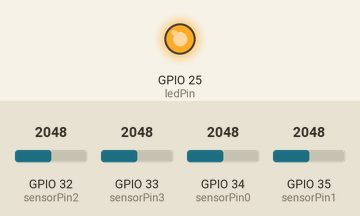
A sketch run on a simulated ESP32. On the bench: output pins drawn as LEDs (lit = HIGH). The inputs (shaded band) are chosen by the test bench; at power-on: GPIO 32 (sensorPin2) = 2048, GPIO 33 (sensorPin3) = 2048, GPIO 34 (sensorPin0) = 2048, GPIO 35 (sensorPin1) = 2048. WiFi joins after 1.5 s; servers stay silent unless stated; the Firebase database answers and starts empty; what the sketch prints to the serial monitor is not drawn.

Above: at 1.6 s.
At 2.2 s:
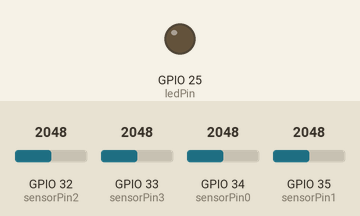
Timing chart, 0 to 3.7 s (numbered marks = the images above):
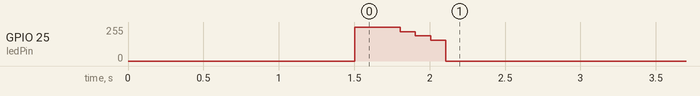

The sketch:

POD-Unit_Main_PhotoAI_v004.ino
```cpp
#include <WiFi.h>
#include <Firebase_ESP_Client.h>

// WiFi
const char* ssid = "MEO-2hzF96460";
const char* password = "FpxA9bv8";

// Firebase
#define FIREBASE_HOST "booking-ee47f-default-rtdb.europe-west1.firebasedatabase.app"
#define FIREBASE_AUTH "m3uCFaiui2EXuQdpZGuuIgwgarKXH5lojbhUgF5b"

// Имя устройства
const String device_id = "Pod_01_base_01";

// Пины
const int sensorPin0 = 34;
const int sensorPin1 = 35;
const int sensorPin2 = 32;
const int sensorPin3 = 33;
const int ledPin = 25;

// Буфер (фиксированный размер 10)
const int buffer_size = 10;
int buffer0[buffer_size];
int buffer1[buffer_size];
int buffer2[buffer_size];
int buffer3[buffer_size];
int buffer_index = 0;

// Настройки (начальные значения)
int min_light = 0;
int max_light = 4095;
int target_light = 1000;
int light_threshold = 1300;
int send_interval = 5;                  // секунды между пакетами
int qty_reading_sensors_in_second = 10; // раз в секунду (10 = delay 100ms)

// Текущая яркость
int current_brightness = 0;

// Объекты Firebase
FirebaseData fbdo;
FirebaseAuth auth;
FirebaseConfig config;

void setup() {
  Serial.begin(115200);

  WiFi.begin(ssid, password);
  Serial.print("Connecting to WiFi");
  while (WiFi.status() != WL_CONNECTED) {
    delay(500);
    Serial.print(".");
  }
  Serial.println("\nWiFi connected");

  ledcAttach(ledPin, 5000, 8);

  // Буфер нулями
  int i;
  for (i = 0; i < buffer_size; i++) {
    buffer0[i] = 0;
    buffer1[i] = 0;
    buffer2[i] = 0;
    buffer3[i] = 0;
  }

  // Firebase
  config.database_url = FIREBASE_HOST;
  config.signer.tokens.legacy_token = FIREBASE_AUTH;
  Firebase.begin(&config, &auth);
  Firebase.reconnectWiFi(true);

  Serial.println("Ready");
}

void loop() {
  // Чтение датчиков
  buffer0[buffer_index] = analogRead(sensorPin0);
  buffer1[buffer_index] = analogRead(sensorPin1);
  buffer2[buffer_index] = analogRead(sensorPin2);
  buffer3[buffer_index] = analogRead(sensorPin3);

  buffer_index = buffer_index + 1;
  if (buffer_index >= buffer_size) {
    buffer_index = 0;
  }

  // Средние
  int sum0 = 0;
  int sum1 = 0;
  int sum2 = 0;
  int sum3 = 0;
  int j;
  for (j = 0; j < buffer_size; j++) {
    sum0 = sum0 + buffer0[j];
    sum1 = sum1 + buffer1[j];
    sum2 = sum2 + buffer2[j];
    sum3 = sum3 + buffer3[j];
  }
  int avg0 = sum0 / buffer_size;
  int avg1 = sum1 / buffer_size;
  int avg2 = sum2 / buffer_size;
  int avg3 = sum3 / buffer_size;
  int avg = (avg0 + avg1 + avg2 + avg3) / 4;

  // === Чтение настроек каждые 10 сек ===
  static unsigned long last_read = 0;
  if (millis() - last_read > 10000) {
    String settings_path = "devices/" + device_id + "/settings/light_mapping/";
    if (Firebase.RTDB.getInt(&fbdo, settings_path + "min_light")) min_light = fbdo.intData();
    if (Firebase.RTDB.getInt(&fbdo, settings_path + "max_light")) max_light = fbdo.intData();
    if (Firebase.RTDB.getInt(&fbdo, settings_path + "target_light")) target_light = fbdo.intData();
    if (Firebase.RTDB.getInt(&fbdo, settings_path + "light_threshold")) light_threshold = fbdo.intData();

    String conn_path = "devices/" + device_id + "/settings/connection_package/";
    if (Firebase.RTDB.getInt(&fbdo, conn_path + "send_interval")) send_interval = fbdo.intData();
    if (Firebase.RTDB.getInt(&fbdo, conn_path + "qty_reading_sensors_in_second")) {
      qty_reading_sensors_in_second = fbdo.intData();
      if (qty_reading_sensors_in_second < 1) qty_reading_sensors_in_second = 1;
    }

    last_read = millis();
    Serial.println("Settings updated from Firebase");
  }

  // === Управление LED ===
  int brightness = 0;
  if (avg < light_threshold) {  // Темно
    brightness = (max_light - avg) * 255 / (max_light - min_light);
    if (brightness < 0) brightness = 0;
    if (brightness > 255) brightness = 255;

    // Компенсация к target
    int error = target_light - avg;
    brightness = brightness + error / 10;
    if (brightness < 0) brightness = 0;
    if (brightness > 255) brightness = 255;
  }
  ledcWrite(ledPin, brightness);
  current_brightness = brightness;

  // === Отправка пакета ===
  static unsigned long last_send = 0;
  unsigned long now = millis();
  if (now - last_send > (send_interval * 1000)) {
    String base_path = "devices/" + device_id + "/";

    Firebase.RTDB.setInt(&fbdo, base_path + "avg_light", avg);
    Firebase.RTDB.setInt(&fbdo, base_path + "brightness", current_brightness);
    Firebase.RTDB.setInt(&fbdo, base_path + "timestamp", now / 1000);

    String sensors_path = base_path + "sensors/";
    Firebase.RTDB.setInt(&fbdo, sensors_path + "sensor0", avg0);
    Firebase.RTDB.setInt(&fbdo, sensors_path + "sensor1", avg1);
    Firebase.RTDB.setInt(&fbdo, sensors_path + "sensor2", avg2);
    Firebase.RTDB.setInt(&fbdo, sensors_path + "sensor3", avg3);

    last_send = now;
  }

  // Задержка для частоты чтения датчиков
  int read_delay = 1000 / qty_reading_sensors_in_second;  // ms
  if (read_delay < 10) read_delay = 10;  // минимум
  delay(read_delay);
}
```

Measured:
- by itself, GPIO 25 (ledPin): 0/255 → 255/255 at 1.5 s, → 253/255 0.20 s later, → 221/255 0.10 s later, → 188/255 0.10 s later, … (6 changes in this stretch)
